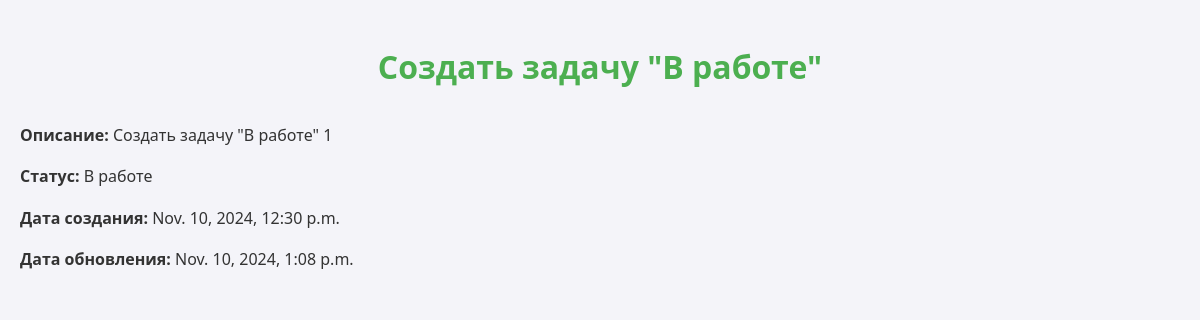
Page /details/8/ on the committed database.
### tasks/models.py (models this page shows, shortened)
class Task(models.Model):
    STATUS_CHOICES = [
        ('В работе', 'В работе'),
        ('Направлена в работу', 'Направлена в работу'),
        ('Выполнена', 'Выполнена'),
    ]
    title = models.CharField(max_length=200)
    description = models.TextField()
    status = models.CharField(max_length=20, choices=STATUS_CHOICES, default='pending')
    created_at = models.DateTimeField(auto_now_add=True)
    updated_at = models.DateTimeField(auto_now=True)
    due_date = models.DateField(null=True, blank=True)  # Добавляем поле для дедлайна

### tasks/views.py (the view)
# urls.py: path('details/<int:pk>/', views.task_details, name='task_details'),
def task_details(request, pk):
    task = get_object_or_404(Task, pk=pk)
    return render(request, 'tasks/task_details.html', {'task': task})

### tasks/templates/tasks/task_details.html (shortened to what this page needs)
<!DOCTYPE html>
{% load static %}
<html lang="ru">
<head>
    <link rel="stylesheet" href="{% static '/styles.css' %}">
</head>
<body>
    <h1>{{ task.title }}</h1>
    <p><strong>Описание:</strong> {{ task.description }}</p>
    <p><strong>Статус:</strong> {{ task.get_status_display }}</p>
    <p><strong>Дата создания:</strong> {{ task.created_at }}</p>
    <p><strong>Дата обновления:</strong> {{ task.updated_at }}</p>
</body>
</html>

### static/styles.css (style rules this page uses)
* { box-sizing: border-box; font-family: 'Segoe UI', Tahoma, Geneva, Verdana, sans-serif; }
body { margin: 15px; background-color: #f4f4f9; color: #333; line-height: 1.6; margin: 0; padding: 20px; }
h1 { text-align: center; color: #4CAF50; margin-bottom: 30px; font-size: 32px; }

### rows in the picture
Task: title "Создать задачу \"В работе\"", description "Создать задачу \"В работе\" 1", status "В работе", created_at "Nov. 10, 2024, 12:30 p.m.", updated_at "Nov. 10, 2024, 1:08 p.m."
